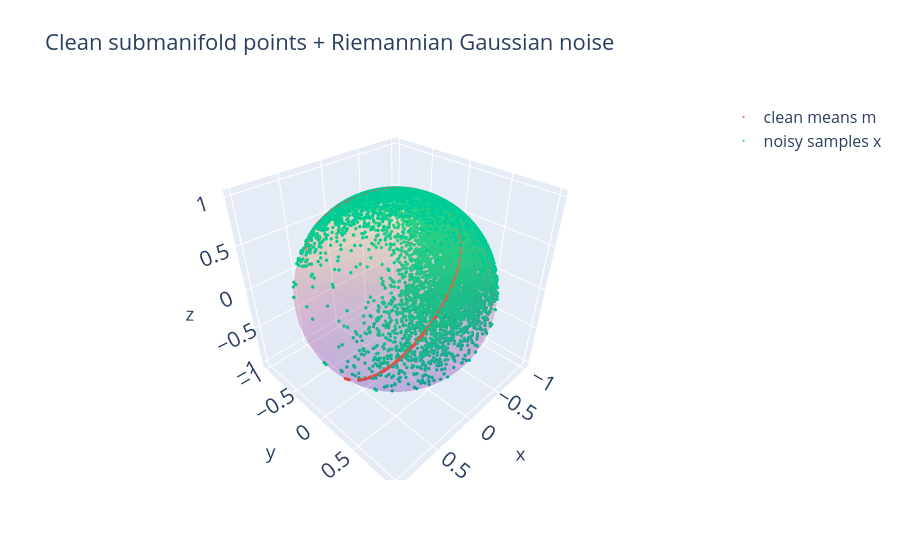

Here is the notebook cell this chart was saved with:
### Markdown cell above
## Plotting on Sphere: clean points (m) + noisy points (x)

### Code cell
uu = np.linspace(0, 2*np.pi, 50)
vv = np.linspace(0, np.pi, 25)
xs = np.outer(np.cos(uu), np.sin(vv))
ys = np.outer(np.sin(uu), np.sin(vv))
zs = np.outer(np.ones_like(uu), np.cos(vv))

fig = go.Figure()

fig.add_trace(go.Surface(x=xs, y=ys, z=zs, opacity=0.15, showscale=False))

fig.add_trace(go.Scatter3d(
    x=np.array(m)[:, 0], y=np.array(m)[:, 1], z=np.array(m)[:, 2],
    mode="markers", marker=dict(size=2),
    name="clean means m"
))

fig.add_trace(go.Scatter3d(
    x=np.array(x)[:, 0], y=np.array(x)[:, 1], z=np.array(x)[:, 2],
    mode="markers", marker=dict(size=2),
    name="noisy samples x"
))

fig.update_layout(
    font=dict(size=16),
    title="Clean submanifold points + Riemannian Gaussian noise",
    scene=dict(aspectmode="data")
)

# fig.write_image("noisy_sphere_plot.png", width=700, height=700, scale=2)

### Figure 1 — Plotly figure (JSON) as saved in the notebook; plotly's stock layout.template omitted (floating-point values rounded to 4 significant figures; data arrays with more than 128 entries replaced by an {"elided": "..."} marker saying what was removed)
{"data": [{"opacity": 0.15, "showscale": false, "type": "surface", "x": {"elided": "50x25 float values"}, "y": {"elided": "50x25 float values"}, "z": {"elided": "50x25 float values"}}, {"marker": {"size": 2}, "mode": "markers", "name": "clean means m", "type": "scatter3d", "x": {"elided": "10000 float values"}, "y": {"elided": "10000 float values"}, "z": {"elided": "10000 float values"}}, {"marker": {"size": 2}, "mode": "markers", "name": "noisy samples x", "type": "scatter3d", "x": {"elided": "10000 float values"}, "y": {"elided": "10000 float values"}, "z": {"elided": "10000 float values"}}], "layout": {"font": {"size": 16}, "scene": {"aspectmode": "data"}, "title": {"text": "Clean submanifold points + Riemannian Gaussian noise"}}}
